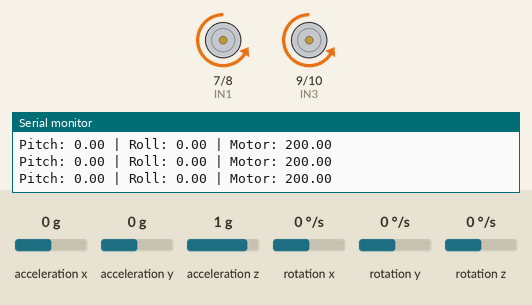
Simulated run of this sketch. Board: Arduino Uno, built with avr-gcc and run on an emulated ATmega328P. Parts: motor-driver pin pairs drawn as motors (green arrow = first pin HIGH = forward, orange = second pin HIGH = backward, longer = more drive, scaled by the enable pin), the last lines printed to the serial monitor. The inputs (shaded band) are chosen by the test bench; at power-on: acceleration y 0 g, acceleration x 0 g, rotation x 0 °/s, acceleration z 1 g, rotation y 0 °/s, rotation z 0 °/s.

Above: at 1.2 s.
1.3 s: acceleration y set to -0.8 g
At 2.0 s:
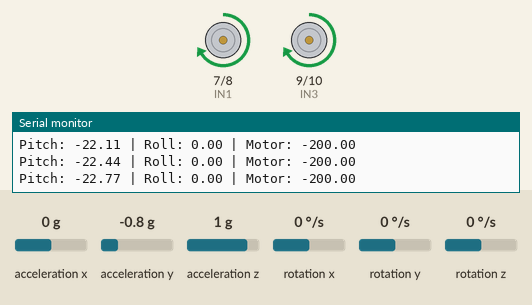
3.1 s: acceleration x set to -0.4 g
At 4.3 s:
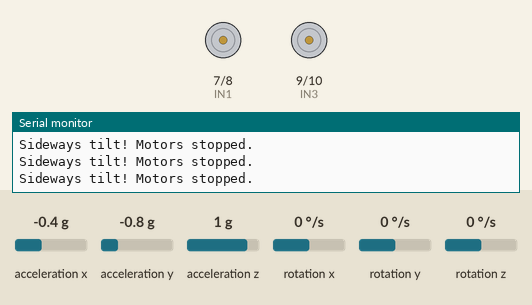
4.6 s: acceleration x set to 0.1 g
At 5.0 s:
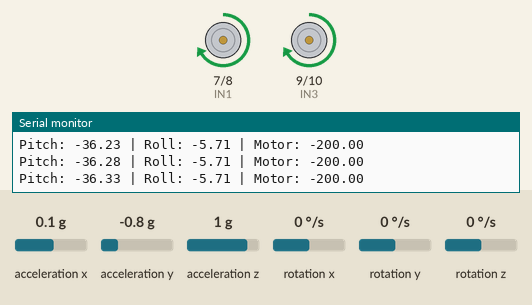
6.1 s: rotation x set to 192 °/s
At 7.0 s:
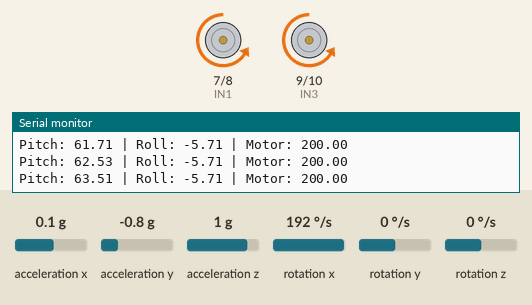
Timing chart, 0 to 8.8 s (numbered marks = the images above; inputs shaded):
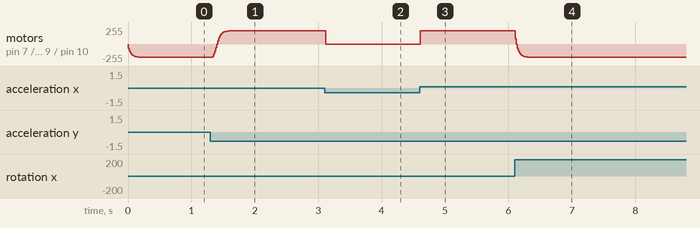

Measured:
- the behaviour switches between -0.2 and -0.3 g on acceleration x (found by bisection; images 1 and 2)
- after the input at 1.3 s, motor on pin 7 (IN1) / pin 8 (IN2), motor on pin 9 (IN3) / pin 10 (IN4): moves from backward 199/255 to forward 199/255 over 0.32 s, starting at once
- after the input at 3.1 s, motor on pin 7 (IN1) / pin 8 (IN2), motor on pin 9 (IN3) / pin 10 (IN4): forward 199/255 → stopped at once
- after the input at 4.6 s, motor on pin 7 (IN1) / pin 8 (IN2), motor on pin 9 (IN3) / pin 10 (IN4): stopped → forward 199/255 at once
- after the input at 6.1 s, motor on pin 7 (IN1) / pin 8 (IN2), motor on pin 9 (IN3) / pin 10 (IN4): moves from forward 199/255 to backward 199/255 over 0.25 s, starting at once

The sketch:

Self-Balancing-Robot-PID-Controller.ino
```cpp
#include <Wire.h>
#include <MPU6050.h>

MPU6050 mpu;

// Motor pins
const int ENA = 5;
const int IN1 = 7;
const int IN2 = 8;
const int ENB = 6;
const int IN3 = 9;
const int IN4 = 10;

long timer = 0;
float pitch = 0;
float motorOutput = 0;  // smoothed motor speed

// PD gains
float Kp = 90;       // proportional gain
float Kd = 30;       // derivative gain
float setPoint = -3.8; // upright pitch

// Roll threshold
float rollLimit = 15; // degrees

void setup() {
  Serial.begin(115200);
  Wire.begin();

  // Initialize MPU6050
  mpu.initialize();
  if (!mpu.testConnection()) {
    Serial.println("MPU6050 connection failed!");
    while (1);
  }
  Serial.println("MPU6050 connected!");

  // Motor setup
  pinMode(ENA, OUTPUT); pinMode(IN1, OUTPUT); pinMode(IN2, OUTPUT);
  pinMode(ENB, OUTPUT); pinMode(IN3, OUTPUT); pinMode(IN4, OUTPUT);

  stopMotors();
  timer = millis();
}

void loop() {
  int16_t ax, ay, az, gx, gy, gz;
  mpu.getMotion6(&ax, &ay, &az, &gx, &gy, &gz);

  // Convert raw data
  float accelX = ax / 16384.0;
  float accelY = ay / 16384.0;
  float accelZ = az / 16384.0;
  float gyroX = gx / 131.0; // deg/sec

  // Compute pitch and roll from accel
  float accelPitch = atan2(accelY, accelZ) * 180 / PI;
  float roll = atan2(-accelX, accelZ) * 180 / PI;

  // Stop motors if roll exceeds limit
  if (abs(roll) > rollLimit) {
    stopMotors();
    Serial.println("Sideways tilt! Motors stopped.");
    return;
  }

  // Delta time
  float dt = (millis() - timer) / 1000.0;
  timer = millis();

  // Complementary filter for pitch
  pitch = 0.98 * (pitch + gyroX * dt) + 0.02 * accelPitch;

  // PD control
  float error = pitch - setPoint;
  float derivative = gyroX;
  float targetMotor = Kp * error + Kd * derivative;

  // Limit motor output
  targetMotor = constrain(targetMotor, -200, 200);

  // Smooth motor output
  motorOutput = 0.7 * motorOutput + 0.3 * targetMotor;

  // Motor control
  if (motorOutput > 0) moveBackward(motorOutput);
  else if (motorOutput < 0) moveForward(-motorOutput);
  else stopMotors();

  // Debug
  Serial.print("Pitch: "); Serial.print(pitch);
  Serial.print(" | Roll: "); Serial.print(roll);
  Serial.print(" | Motor: "); Serial.println(motorOutput);

  delay(10); // loop fast
}

// --- Motor functions ---
void moveForward(int pwm) {
  digitalWrite(IN1,HIGH); digitalWrite(IN2,LOW); analogWrite(ENA,pwm);
  digitalWrite(IN3,HIGH); digitalWrite(IN4,LOW); analogWrite(ENB,pwm);
}

void moveBackward(int pwm) {
  digitalWrite(IN1,LOW); digitalWrite(IN2,HIGH); analogWrite(ENA,pwm);
  digitalWrite(IN3,LOW); digitalWrite(IN4,HIGH); analogWrite(ENB,pwm);
}

void stopMotors() {
  analogWrite(ENA,0); analogWrite(ENB,0);
  digitalWrite(IN1,LOW); digitalWrite(IN2,LOW);
  digitalWrite(IN3,LOW); digitalWrite(IN4,LOW);
}
```
